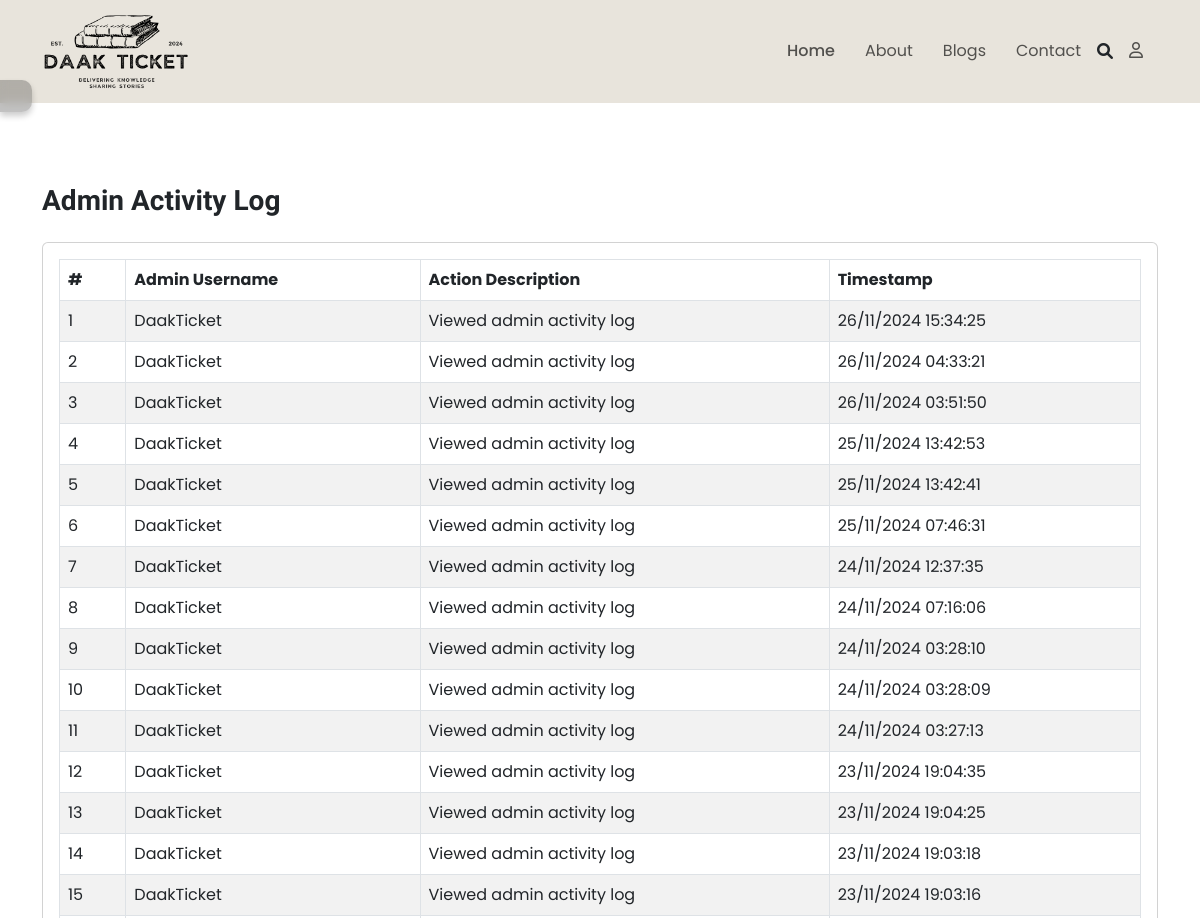
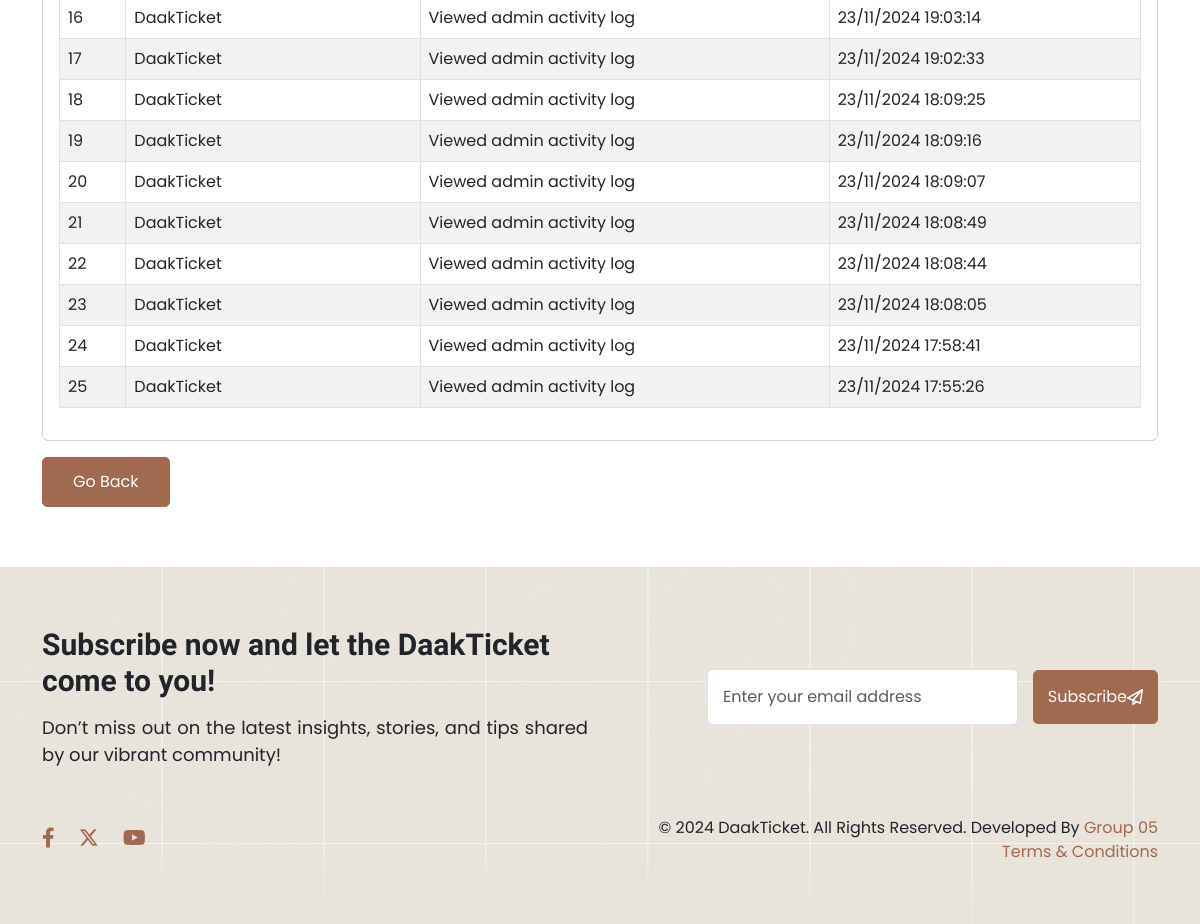
The page /admin_action.php (signed in) on the database its author committed (2 pictures, top to bottom).
### tables this page shows
CREATE TABLE `admin_actions` (
  `action_id` int(11) NOT NULL,
  `user_id` int(11) DEFAULT NULL,
  `action_description` text NOT NULL,
  `action_timestamp` timestamp NOT NULL DEFAULT current_timestamp()
);

CREATE TABLE `user` (
  `user_id` int(11) NOT NULL,
  `username` varchar(50) NOT NULL,
  `first_name` varchar(50) DEFAULT NULL,
  `last_name` varchar(50) DEFAULT NULL,
  `email` varchar(100) NOT NULL,
  `password_hash` varchar(255) NOT NULL,
  `created_at` timestamp NOT NULL DEFAULT current_timestamp(),
  `role_id` int(11) DEFAULT 1002,
  `registration_date` timestamp NOT NULL DEFAULT current_timestamp(),
  `status` enum('active','inactive','banned') DEFAULT 'active',
  `user_otp` text DEFAULT NULL,
  `reset_token_hash` varchar(64) DEFAULT NULL,
  `reset_token_expires_at` datetime DEFAULT NULL
);

### admin_action.php (the view, shortened to what this page needs)
<?php
include "header.php";
include 'db.php';
$query = "SELECT a.action_id, u.username, a.action_description, a.action_timestamp
          FROM admin_actions a
          LEFT JOIN user u ON a.user_id = u.user_id
          ORDER BY a.action_timestamp DESC";
$result = mysqli_query($conn, $query);
?>
<div class=" main dashboard cp60">
    <div class="container">
        <div class="row align-items-center">
            <div class="col-md-12">
                <h3 class="mt-4 mb-4">Admin Activity Log</h3>
                <div class="card">
                    <div class="card-body">
                        <table class="table table-striped table-bordered">
                            <thead>
                                <tr>
                                    <th>#</th>
                                    <th>Admin Username</th>
                                    <th>Action Description</th>
                                    <th>Timestamp</th>
                                </tr>
                            </thead>
                            <tbody>
                                <?php
                                if ($result && mysqli_num_rows($result) > 0) {
                                    $serialNo = 1;
                                    while ($row = mysqli_fetch_assoc($result)) {
                                        ?>
                                        <tr>
                                            <td><?php echo $serialNo++; ?></td>
                                            <td><?php echo htmlspecialchars($row['username'] ?? 'Unknown Admin'); ?></td>
                                            <td><?php echo htmlspecialchars($row['action_description']); ?></td>
                                            <td><?php echo date('d/m/Y H:i:s', strtotime($row['action_timestamp'])); ?></td>
                                        </tr>
                                        <?php
                                    }
                                } else {
                                    echo "<tr><td colspan='4' class='text-center'>No actions logged yet.</td></tr>";
                                }
                                ?>
                            </tbody>
                        </table>
                    </div>
                </div>
                <a href="admin_dashboard.php" class="btn btn-cs mt-3">Go Back</a>
            </div>
        </div>
    </div>
</div>
<?php include "footer.php"; ?>

### assets/css/style.css (style rules this page uses)
* { margin: 0; padding: 0; font-family: 'Poppins', sans-serif; }
h1, h2, h3, h4, h5, h6, ul, li, a, p { margin: 0; padding: 0; list-style: none; text-decoration: none; }
:root { --cs-primary: #e8e4dc; --cs-white: #fff; --cs-black: #000; --cs-accent: #a16a50; --cs-hover: #6b341a; --cs-danger: #cd133c; --cs-dangerhover: #ba0040; --cs-warning: #f4c034; --cs-warnhover: #ec9b2c; }
h3 { font-size: 28px; font-weight: 700; font-family: "Edu AU VIC WA NT Pre", cursive; }
a { text-decoration: none !important; color: var(--cs-accent); }
.cp60 { padding: 60px 15px; }
.btn-cs { padding: 12px 30px; font-size: 16px; background-color: var(--cs-accent); border: 1px solid var(--cs-accent); color: #fff; border-radius: 5px; }
.dashboard { margin-top: 100px; }

### assets/css/sidebar-style.css (style rules this page uses)
body { font-family: 'Poppins', sans-serif; }
.main { min-height: 100vh; width: 100%; overflow: hidden; transition: all 0.35s ease-in-out; }

### rows shown on the page
admin_actions: user.username "DaakTicket", action_description "Viewed admin activity log", action_timestamp "26/11/2024 15:34:25"
admin_actions: user.username "DaakTicket", action_description "Viewed admin activity log", action_timestamp "26/11/2024 04:33:21"
admin_actions: user.username "DaakTicket", action_description "Viewed admin activity log", action_timestamp "26/11/2024 03:51:50"
admin_actions: user.username "DaakTicket", action_description "Viewed admin activity log", action_timestamp "25/11/2024 13:42:53"
admin_actions: user.username "DaakTicket", action_description "Viewed admin activity log", action_timestamp "25/11/2024 13:42:41"
admin_actions: user.username "DaakTicket", action_description "Viewed admin activity log", action_timestamp "25/11/2024 07:46:31"
admin_actions: user.username "DaakTicket", action_description "Viewed admin activity log", action_timestamp "24/11/2024 12:37:35"
admin_actions: user.username "DaakTicket", action_description "Viewed admin activity log", action_timestamp "24/11/2024 07:16:06"
admin_actions: user.username "DaakTicket", action_description "Viewed admin activity log", action_timestamp "24/11/2024 03:28:10"
admin_actions: user.username "DaakTicket", action_description "Viewed admin activity log", action_timestamp "24/11/2024 03:28:09"
admin_actions: user.username "DaakTicket", action_description "Viewed admin activity log", action_timestamp "24/11/2024 03:27:13"
admin_actions: user.username "DaakTicket", action_description "Viewed admin activity log", action_timestamp "23/11/2024 19:04:35"
admin_actions: user.username "DaakTicket", action_description "Viewed admin activity log", action_timestamp "23/11/2024 19:04:25"
admin_actions: user.username "DaakTicket", action_description "Viewed admin activity log", action_timestamp "23/11/2024 19:03:18"
admin_actions: user.username "DaakTicket", action_description "Viewed admin activity log", action_timestamp "23/11/2024 19:03:16"
admin_actions: user.username "DaakTicket", action_description "Viewed admin activity log", action_timestamp "23/11/2024 19:03:14"
admin_actions: user.username "DaakTicket", action_description "Viewed admin activity log", action_timestamp "23/11/2024 19:02:33"
admin_actions: user.username "DaakTicket", action_description "Viewed admin activity log", action_timestamp "23/11/2024 18:09:25"
admin_actions: user.username "DaakTicket", action_description "Viewed admin activity log", action_timestamp "23/11/2024 18:09:16"
admin_actions: user.username "DaakTicket", action_description "Viewed admin activity log", action_timestamp "23/11/2024 18:09:07"
admin_actions: user.username "DaakTicket", action_description "Viewed admin activity log", action_timestamp "23/11/2024 18:08:49"
admin_actions: user.username "DaakTicket", action_description "Viewed admin activity log", action_timestamp "23/11/2024 18:08:44"
admin_actions: user.username "DaakTicket", action_description "Viewed admin activity log", action_timestamp "23/11/2024 18:08:05"
admin_actions: user.username "DaakTicket", action_description "Viewed admin activity log", action_timestamp "23/11/2024 17:58:41"
admin_actions: user.username "DaakTicket", action_description "Viewed admin activity log", action_timestamp "23/11/2024 17:55:26"
